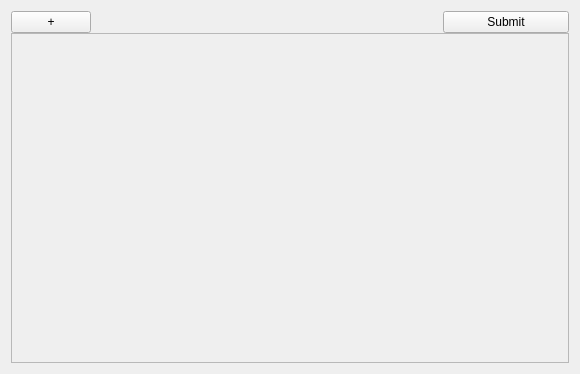
<?xml version="1.0" encoding="UTF-8"?>
<ui version="4.0">
 <class>series</class>
 <widget class="QWidget" name="series">
  <property name="geometry">
   <rect>
    <x>0</x>
    <y>0</y>
    <width>580</width>
    <height>374</height>
   </rect>
  </property>
  <property name="windowTitle">
   <string>Form</string>
  </property>
  <layout class="QVBoxLayout" name="verticalLayout_2">
   <item>
    <layout class="QVBoxLayout" name="verticalLayout">
     <property name="spacing">
      <number>0</number>
     </property>
     <item>
      <layout class="QGridLayout" name="gridLayout_8">
       <item row="0" column="1">
        <spacer name="horizontalSpacer">
         <property name="orientation">
          <enum>Qt::Horizontal</enum>
         </property>
         <property name="sizeHint" stdset="0">
          <size>
           <width>40</width>
           <height>1</height>
          </size>
         </property>
        </spacer>
       </item>
       <item row="0" column="2">
        <widget class="QPushButton" name="submit_series_btn">
         <property name="text">
          <string>            Submit            </string>
         </property>
        </widget>
       </item>
       <item row="0" column="0">
        <widget class="QPushButton" name="addGame_btn">
         <property name="text">
          <string> + </string>
         </property>
        </widget>
       </item>
      </layout>
     </item>
     <item>
      <widget class="QScrollArea" name="scrollArea">
       <property name="widgetResizable">
        <bool>true</bool>
       </property>
       <widget class="QWidget" name="s_widget">
        <property name="geometry">
         <rect>
          <x>0</x>
          <y>0</y>
          <width>558</width>
          <height>326</height>
         </rect>
        </property>
        <layout class="QVBoxLayout" name="s_wdg_area">
         <property name="leftMargin">
          <number>0</number>
         </property>
         <property name="topMargin">
          <number>0</number>
         </property>
         <property name="rightMargin">
          <number>0</number>
         </property>
         <property name="bottomMargin">
          <number>0</number>
         </property>
         <item>
          <layout class="QVBoxLayout" name="s_layout">
           <item>
            <spacer name="verticalSpacer">
             <property name="orientation">
              <enum>Qt::Vertical</enum>
             </property>
             <property name="sizeHint" stdset="0">
              <size>
               <width>20</width>
               <height>600</height>
              </size>
             </property>
            </spacer>
           </item>
          </layout>
         </item>
        </layout>
       </widget>
      </widget>
     </item>
    </layout>
   </item>
  </layout>
 </widget>
 <resources/>
 <connections/>
</ui>
